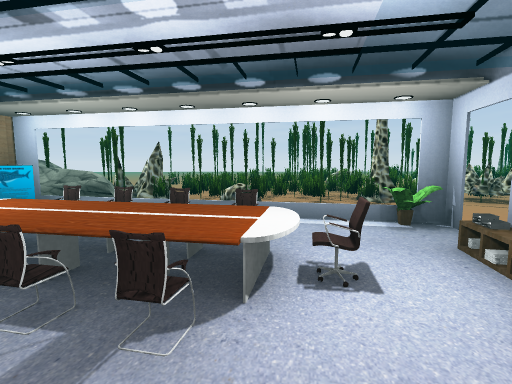
[1] (above)

24 first-person views from a walk through a scene from a Unity 3-D project. The camera is 1.5 m above the floor, tilts 6° down and sees 85° across. The floor is counted in squares, 2 m on a side. Each view is taken from the middle of a square. On the plan, view 1 faces up. The plan holds only what a view shows up to about 10 squares ahead; the rest is blank. The place goes on beyond the plan. Some surface patterns are stand-ins.

[2]
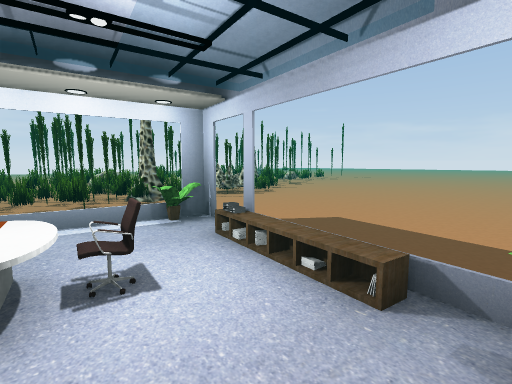

[3]
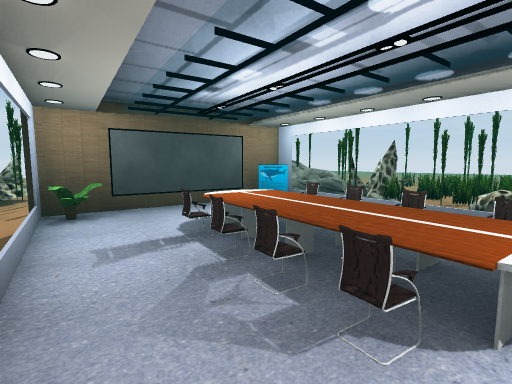

[4]
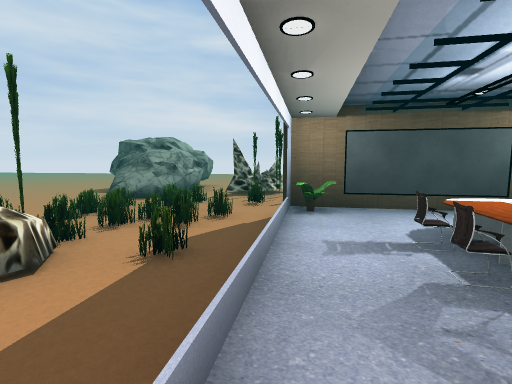

[5]
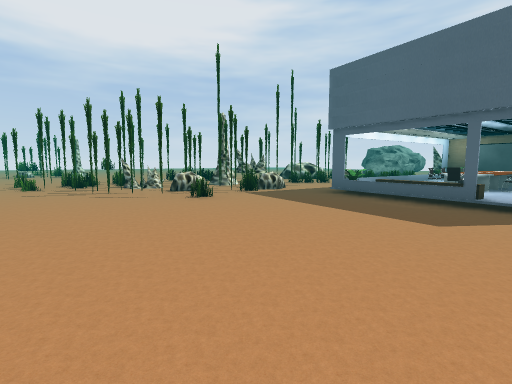

[6]
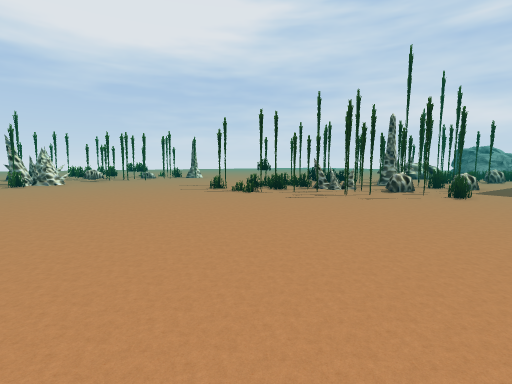

[7]
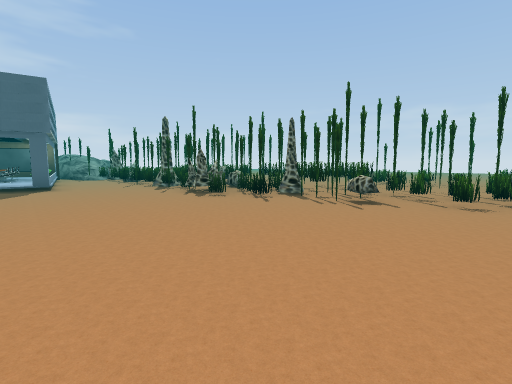

[8]
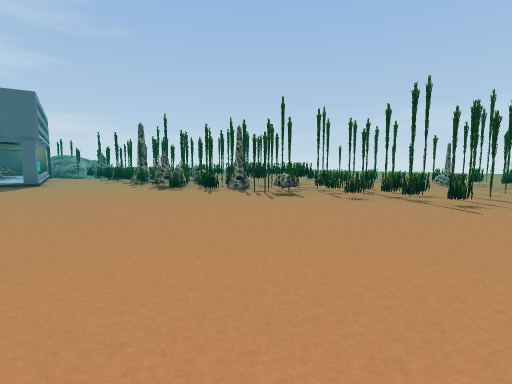

[9]
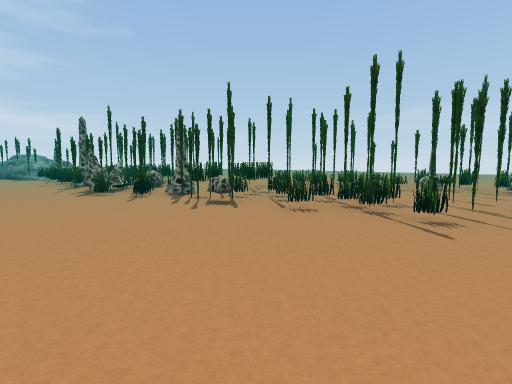

[10]
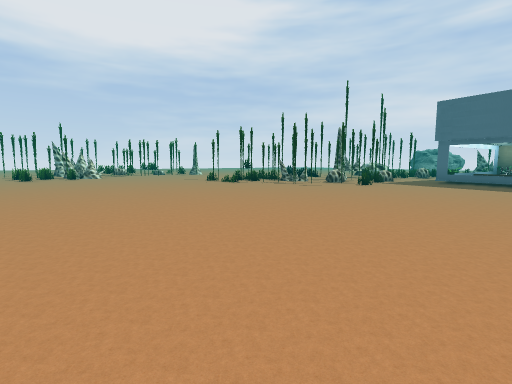

[11]
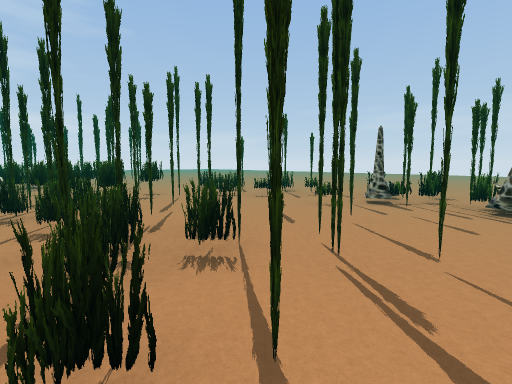

[12]
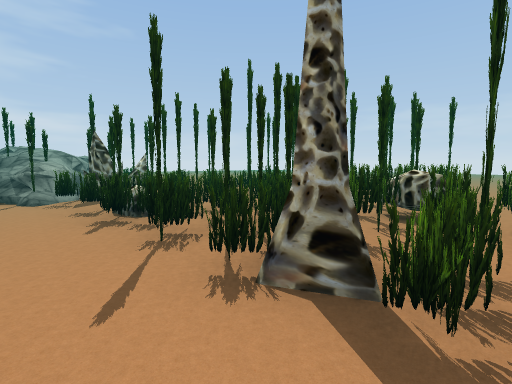

[13]
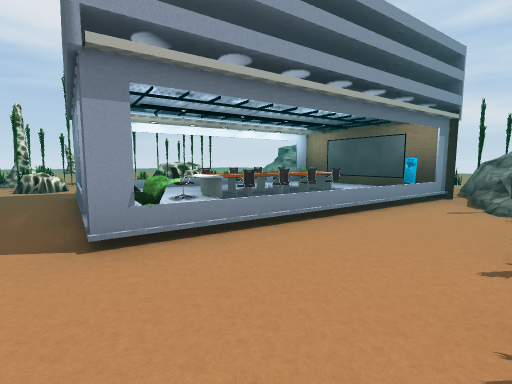

[14]
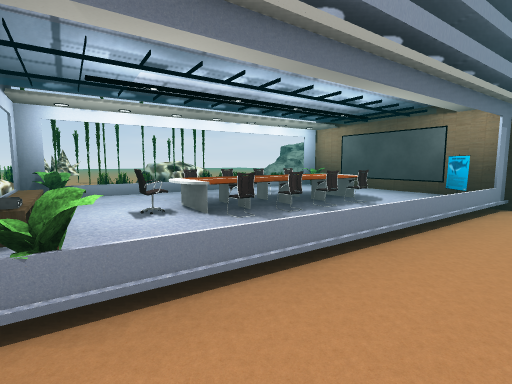

[15]
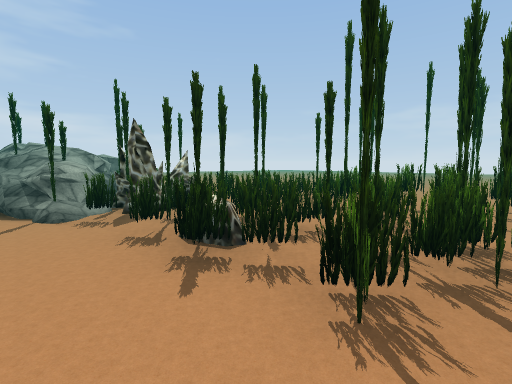

[16]
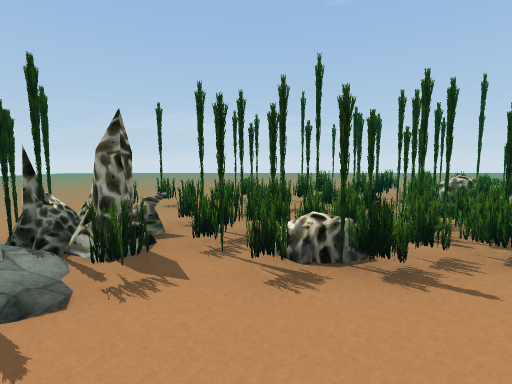

[17]
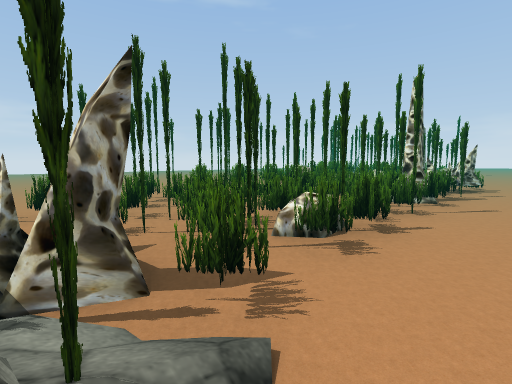

[18]
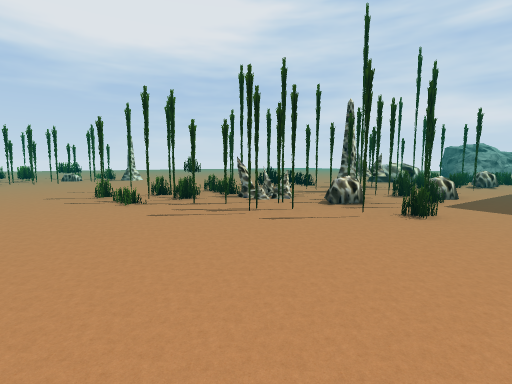

[19]
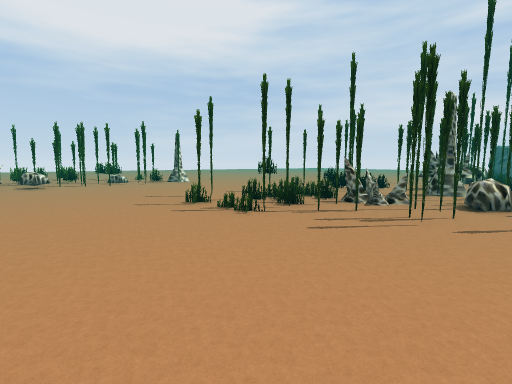

[20]
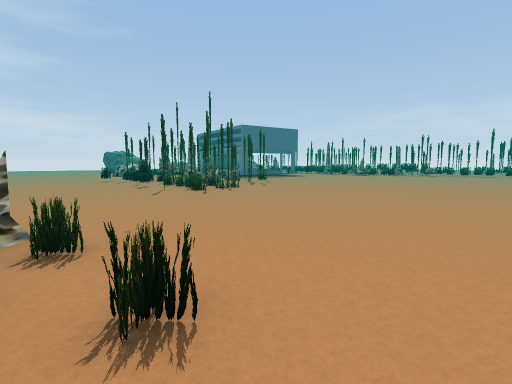

[21]
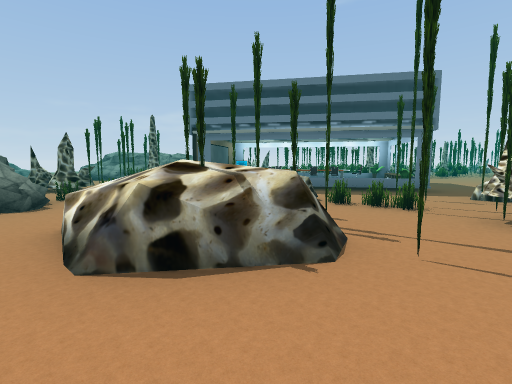

[22]
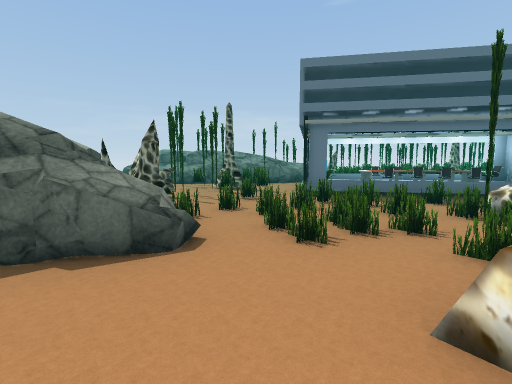

[23]
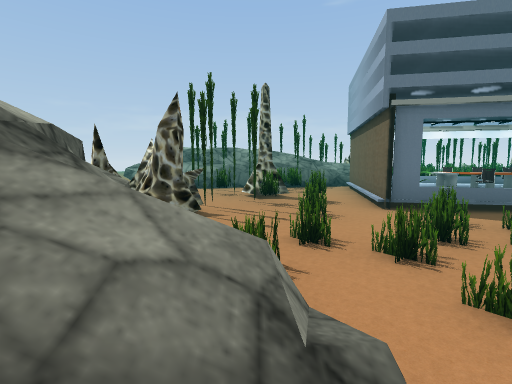

[24]
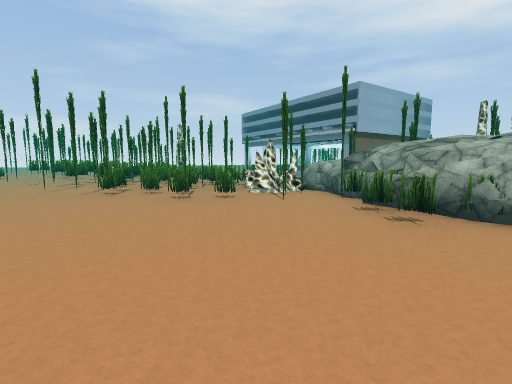

### Floor plan
Key: @ floor where view 1 was taken; # wall or solid block; . main floor; : floor 0.25 m higher than the main floor; - floor 0.25 m lower than the main floor; + floor 1.75 m higher than the main floor; * floor 2 m higher than the main floor; % floor 2.25 m higher than the main floor; / step, stairs or slope; = window, fence, low wall or low ledge; ^ raised ledge; O other object.
Columns run from 10 left of view 1 to 14 right of it. Each row starts with its distance up from view 1.
 16                   ... ..
 15                  ...====
 14   --    -   ..   .===.O=O
 13   ---------.=....==.=.==O
 12   --------=..==....=.=.=.
 11   -------==.=..====.=.=..
 10   -----==================
  9   -====..====O==========.
  8  #=#^.#O===.===O.=O=.===.
  7  =+*==#O/=O==O=O#=.#O....
  6  ==%==#=====..=OO........
  5  ===#=#..................
  4   .==.O:////.............
  3  ==O=.#:OOO:#............
  2   .O.##OOOOO:............
  1  O===#O/OOO:=............
  0  OO.=../=/@O.............
 -1  ....===...#.............
 -2 ##....==O.=.O==..........
 -3  ##=...=.===#=.=.........
 -4  ##...==.==.O=O==........
 -5  ....OOO#.OOO=OO=........
 -6 ......OO=....=====.......
 -7 ....  ...  =======.......
 -8 ..     .   =..===.......:
 -9              ..........::
-10             ..........:::
-11             .........::=:
-12                .==..OO=::
-13                 =.=OOO

Where each view was taken, in squares from view 1:
view 1: 0 up, 0 right, facing up
view 2: 0 up, 0 right, facing up-right
view 3: 0 up, 0 right, facing up-left
view 4: 0 up, 0 right, facing left
view 5: 3 up, 8 right, facing down-left
view 6: 1 down, 12 right, facing down-left
view 7: 2 up, 12 right, facing up-left
view 8: 2 up, 14 right, facing up-left
view 9: 4 up, 14 right, facing up-left
view 10: 2 up, 14 right, facing down-left
view 11: 8 up, 14 right, facing up-left
view 12: 5 up, 4 right, facing up-left
view 13: 6 up, 3 right, facing down-left
view 14: 5 up, 2 right, facing down-left
view 15: 5 up, 2 right, facing up-left
view 16: 4 up, 1 left, facing up
view 17: 5 up, 3 left, facing up-right
view 18: 1 down, 9 right, facing down-left
view 19: 3 down, 10 right, facing down-left
view 20: 12 down, 14 right, facing up-left
view 21: 8 down, 3 left, facing up
view 22: 6 down, 6 left, facing up
view 23: 4 down, 7 left, facing up
view 24: 13 up, 8 left, facing down-right
